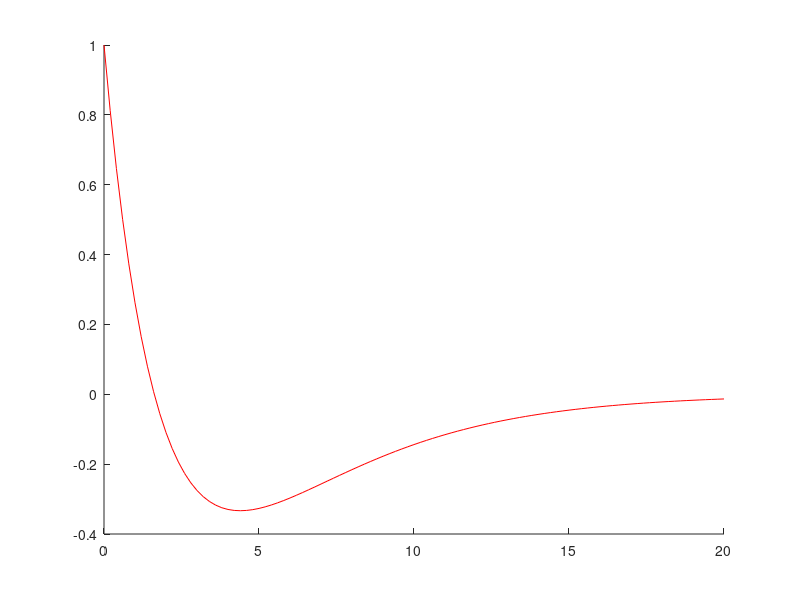

MATLAB code for this plot: (Note: this script raises an error after producing the figure.)
clear all
m = 1;
k = 1/8;
p = 3/4;

a = 0;
b = 20;
h = 0.2;
x = a:h:b;
s = size(x);
points = s(2);
hold on; 

yp = @(t) 3 * exp(-0.5 * t) - 2 * exp(-0.25 * t);
plot(x, yp(x), 'r');

X = zeros(points);
XX = zeros(points, 1);
t = 0;
endval = yp(b);

d = abs(heul(t, points, h) - endval);
step = 1;
prec = 1e-8;
while d > prec
    t = t + step;
    newval = heul(t, points, h);
    if abs(newval - endval) < prec
        break
    end
    newd = abs(newval - endval);
    if newd > d
        t = t - step;
        step = -step / 2;
    else
        t = t + step;
    end
    d = newd;
end
X(1) = t;
XX(1) = 1;
for i=2:points
    X(i) = X(i - 1) + (-(3/4) * X(i - 1) - (1/8) * XX(i - 1)) * h;
    XX(i) = XX(i - 1) + X(i) * h / 2 + X(i - 1) * h / 2;
end
plot(x, XX, 'b');
hold off;
